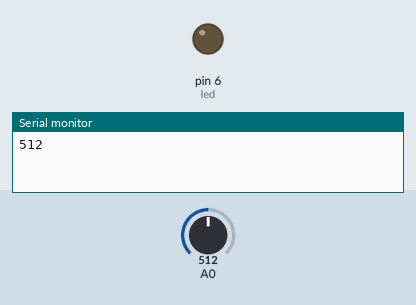
Simulated run of this sketch. Board: Arduino Uno, built with avr-gcc and run on an emulated ATmega328P. Parts: output pins drawn as LEDs (lit = HIGH), the last lines printed to the serial monitor. The inputs (shaded band) are chosen by the test bench; at power-on: A0 = 512.

Above: at 0.1 s.
At 0.6 s:
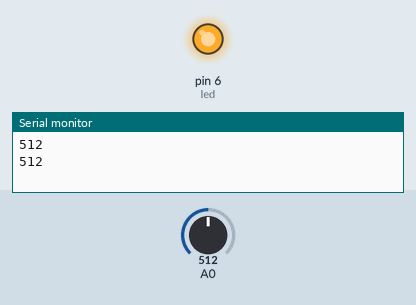
Timing chart, 0 to 2.1 s (numbered marks = the images above):
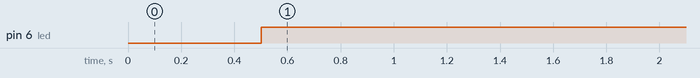

The sketch:

cds_LED.ino
```cpp
int cds;
int led = 6;

void setup() {
  Serial.begin(9600);
  pinMode(6, OUTPUT);
}

void loop() {
  cds = analogRead(A0);
  Serial.println(cds);
  delay(500);

  if(cds > 50){
    digitalWrite(led, HIGH);
    }
  else{
    digitalWrite(led, LOW);
    }
}
```

Measured:
- by itself, pin 6 (led): LOW → HIGH at 0.50 s
